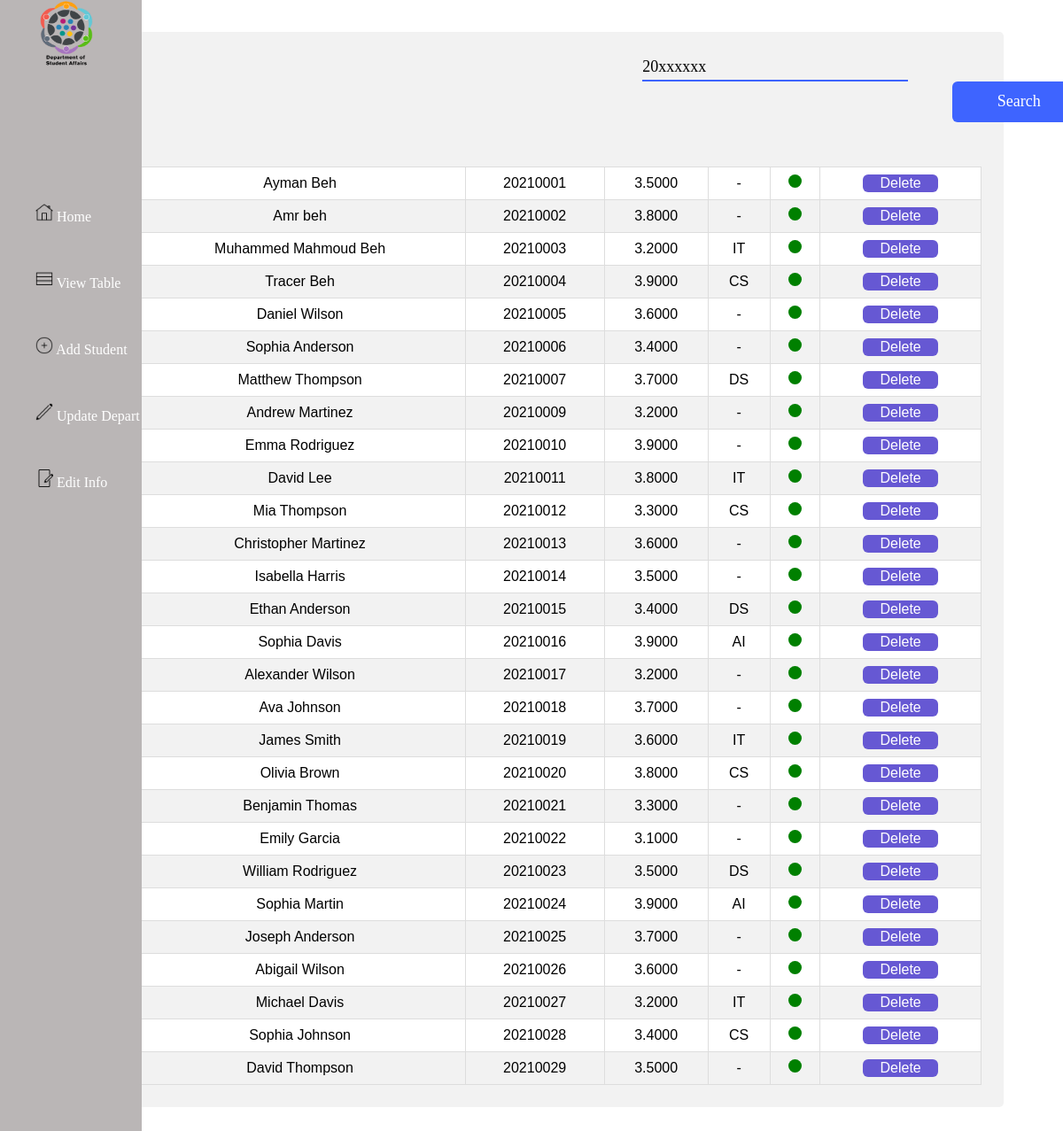
Screenshot of /view/ with the database file from the repository.
### students/models.py (models this page shows, shortened)
class Student(models.Model):
    Name = models.CharField(max_length=255)
    SSN = models.CharField(max_length=14)
    student_id = models.IntegerField()
    Gpa = models.DecimalField(max_digits=5, decimal_places=4)
    Level = models.IntegerField()
    Department = models.CharField(max_length=255)
    Status = models.IntegerField(default=0)
    Gender = models.CharField(max_length=10)
    class Meta:
        unique_together = ('SSN', 'student_id')

### students/views.py (the view)
# urls.py: path('view/', views.view, name='view'),
def view(request):
    students = Student.objects.all()
    return render(request, 'students/view.html', {'students': students})

### students/templates/students/view.html (shortened to what this page needs)
{% load static %}
<!DOCTYPE html>
<html>
    <head>
        <link rel="stylesheet" href="{% static 'css/view.css' %}">
    </head>
    <body>
        <div class = "main">
            <div class="sidebar">
                <ol class="sidebar-list">
                    <li id="logo-item">
                        <img src="{% static 'img/student.png' %}">
                    </li>
                    <li class="nav-item">
                        <a href="/main/">
                            <img src="{% static 'img/home.png' %}">
                            <span>Home</span>
                        </a>
                    </li>
                    <li class="nav-item">
                        <a href="/view/">
                            <img src="{% static 'img/table.png' %}">
                            <span>View Table</span>
                        </a>
                    </li>
                    <li class="nav-item">
                        <a href="/add/">
                            <img src="{% static 'img/add.png' %}">
                            <span>Add Student</span>
                        </a>
                    </li>
                    <li class="nav-item">
                        <a href="/update/">
                            <img src="{% static 'img/edit.png' %}">
                            <span>Update Depart</span>
                        </a>
                    </li>
                    <li class="nav-item">
                        <a href="/edit/">
                            <img src="{% static 'img/update.png' %}">
                            <span>Edit Info</span>
                        </a>
                    </li>
                </ol>
            </div>
            <div class="middle-page">
                <div id="search-container">
                    <form>
                        <div id="input">
                            <button class="action-button">Search</button>
                            <input type="text" id="input-field" value="20xxxxxx" required/>
                        </div>
                    </form>
                </div>
                <table id = "students-data" >
                    <tbody>
                        {% for student in students %}
                            <tr>
                                <td>{{ student.Name }}</td>
                                <td>{{ student.student_id }}</td>
                                <td>{{ student.Gpa }}</td>
                                {% if student.Department == 'none' %}
                                    <td><span>-</span></td>
                                {% else %}
                                    <td>{{ student.Department }}</td>
                                {% endif %}
                                {% if student.Status == 1 %}
                                    <td><span class="active-dot" style="background: green;"></span></td>
                                {% else %}
                                    <td><span class="active-dot"></span></td>
                                {% endif %}
                                <td><button class="delbtn" onclick="window.location.href='/delete/{{ student.student_id }}';" style="font: inherit;font-size: 16px;height: 20px;width: 85px;font-weight: 500;background-color: #6658d3;border-radius: 6px;color: #FFF;border: 0;">Delete</button></td>
                            </tr>
                        {% endfor %}
                    </tbody>
                </table>
            </div>
        </div>
    </body>
</html>

### students/static/css/view.css (style rules this page uses)
.sidebar { top: 0 ; left: 0; height: 110%; width: 100px; background-color: rgb(186, 182, 182); position: absolute; }
.sidebar-list { position: relative; list-style: none; left: 0px; }
.sidebar ol { position: relative; left: 0px; margin: 0px; padding: 0px; }
.sidebar ol li { position: relative; padding: 5px 0px 0px 40px ; margin: 50px 0px; height: 20px; display: block; background-color: rgb(186, 182, 182); }
#logo-item { padding: 0 0 0 0 ; margin: 0 0 150px 0; height: 75px ; }
#logo-item img { display: inline; width: 100px; height: 75px ; }
.sidebar ol li a { position: relative; padding: 0px; margin: 0px; text-decoration: none; color: white; }
.sidebar ol li a img { position: relative; display: inline; }
.sidebar ol li a span { position: relative; display: inline; opacity: 0; }
.sidebar ol li a img { height: 20px; width: 20px; }
.middle-page { margin: 3% 5% 0 10%; text-align: center; border-radius: 5px; background-color: #f2f2f2; padding: 25px; }
#search-container { margin: 0 0 50px 60%; }
#input { width: 300px; display: flex; flex-direction: column-reverse; position: relative; }
.action-button { font: inherit; font-size: 18px; padding: 0.7em; width: 150px; font-weight: 400; margin: 0 0 0 350px; background-color: #3e64ff; border-radius: 6px; color: #FFF; border: 0; }
#students-data { font-family: Arial, Helvetica, sans-serif; border-collapse: collapse; width: 100%; }
#students-data td, #students-data th { border: 1px solid #ddd; padding: 8px; }
#students-data tr:nth-child(odd) { background-color: white; }
.active-dot { height: 15px; width: 15px; background-color: #bbb; border-radius: 50%; display: inline-block; }

### rows the page displays
Student: Name "Ayman Beh", student_id "20210001", Gpa "3.5000", Status 1 (drawn)
Student: Name "Amr beh", student_id "20210002", Gpa "3.8000", Status 1 (drawn)
Student: Name "Muhammed Mahmoud Beh", student_id "20210003", Gpa "3.2000", Department "IT", Status 1 (drawn)
Student: Name "Tracer Beh", student_id "20210004", Gpa "3.9000", Department "CS", Status 1 (drawn)
Student: Name "Daniel Wilson", student_id "20210005", Gpa "3.6000", Status 1 (drawn)
Student: Name "Sophia Anderson", student_id "20210006", Gpa "3.4000", Status 1 (drawn)
Student: Name "Matthew Thompson", student_id "20210007", Gpa "3.7000", Department "DS", Status 1 (drawn)
Student: Name "Andrew Martinez", student_id "20210009", Gpa "3.2000", Status 1 (drawn)
Student: Name "Emma Rodriguez", student_id "20210010", Gpa "3.9000", Status 1 (drawn)
Student: Name "David Lee", student_id "20210011", Gpa "3.8000", Department "IT", Status 1 (drawn)
Student: Name "Mia Thompson", student_id "20210012", Gpa "3.3000", Department "CS", Status 1 (drawn)
Student: Name "Christopher Martinez", student_id "20210013", Gpa "3.6000", Status 1 (drawn)
Student: Name "Isabella Harris", student_id "20210014", Gpa "3.5000", Status 1 (drawn)
Student: Name "Ethan Anderson", student_id "20210015", Gpa "3.4000", Department "DS", Status 1 (drawn)
Student: Name "Sophia Davis", student_id "20210016", Gpa "3.9000", Department "AI", Status 1 (drawn)
Student: Name "Alexander Wilson", student_id "20210017", Gpa "3.2000", Status 1 (drawn)
Student: Name "Ava Johnson", student_id "20210018", Gpa "3.7000", Status 1 (drawn)
Student: Name "James Smith", student_id "20210019", Gpa "3.6000", Department "IT", Status 1 (drawn)
Student: Name "Olivia Brown", student_id "20210020", Gpa "3.8000", Department "CS", Status 1 (drawn)
Student: Name "Benjamin Thomas", student_id "20210021", Gpa "3.3000", Status 1 (drawn)
Student: Name "Emily Garcia", student_id "20210022", Gpa "3.1000", Status 1 (drawn)
Student: Name "William Rodriguez", student_id "20210023", Gpa "3.5000", Department "DS", Status 1 (drawn)
Student: Name "Sophia Martin", student_id "20210024", Gpa "3.9000", Department "AI", Status 1 (drawn)
Student: Name "Joseph Anderson", student_id "20210025", Gpa "3.7000", Status 1 (drawn)
Student: Name "Abigail Wilson", student_id "20210026", Gpa "3.6000", Status 1 (drawn)
Student: Name "Michael Davis", student_id "20210027", Gpa "3.2000", Department "IT", Status 1 (drawn)
Student: Name "Sophia Johnson", student_id "20210028", Gpa "3.4000", Department "CS", Status 1 (drawn)
Student: Name "David Thompson", student_id "20210029", Gpa "3.5000", Status 1 (drawn)
